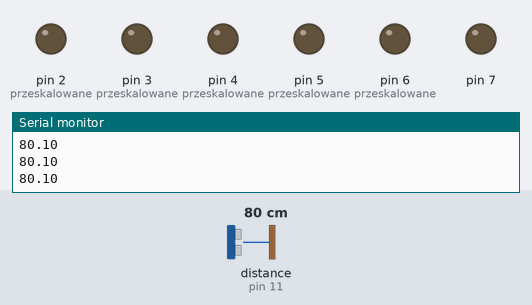
Bench run of a sketch on a simulated Arduino Uno, built with avr-gcc and run on an emulated ATmega328P. Shown: output pins drawn as LEDs (lit = HIGH), the last lines printed to the serial monitor. Wiring (inferred from the names in the program): ultrasonic range finder: trigger pin 12; echo pin 11. Inputs (shaded band) come from the test bench; at power-on: distance to the obstacle (sensor on pin 11) 80 cm. The echo pulse lasts 58.3 µs per cm; pins used as bus, display or sensor lines are not drawn.

Above: at 1.2 s.
1.3 s: distance to the obstacle (sensor on pin 11) set to 22 cm
2.8 s: distance to the obstacle (sensor on pin 11) set to 19 cm
At 4.1 s:
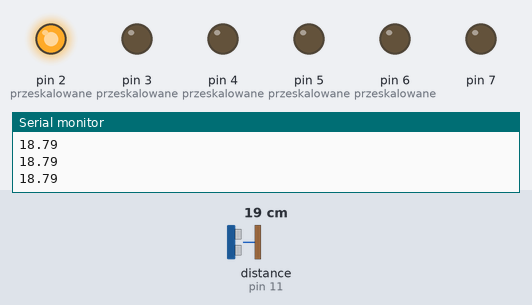
4.4 s: distance to the obstacle (sensor on pin 11) set to 15 cm
At 5.3 s:
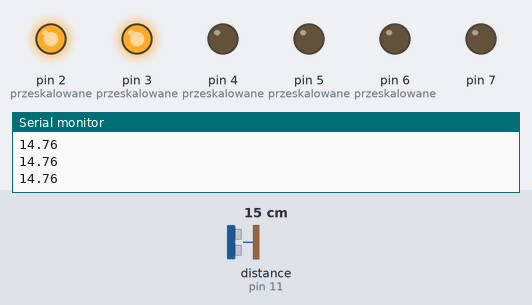
6.0 s: distance to the obstacle (sensor on pin 11) set to 12 cm
At 7.3 s:
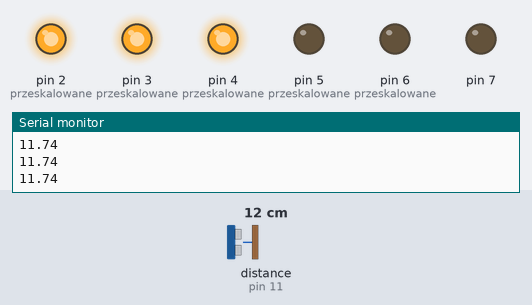
7.6 s: distance to the obstacle (sensor on pin 11) set to 2 cm
At 8.2 s:
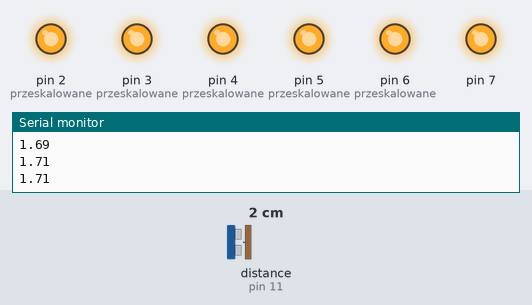
9.2 s: distance to the obstacle (sensor on pin 11) set to 18 cm
At 10.0 s:
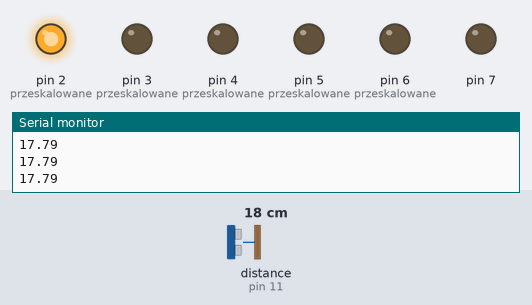
Timing chart, 0 to 11.9 s (numbered marks = the images above; inputs shaded):
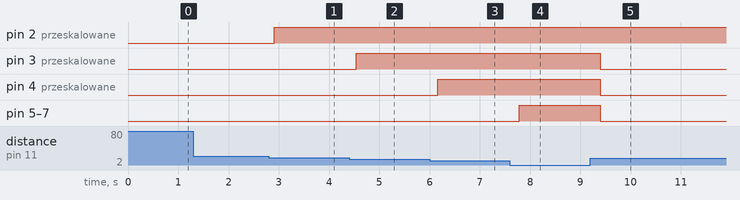

The sketch:

Distance_meter.ino
```cpp
#define trigPin 12
#define echoPin 11

void setup() {
  Serial.begin(1200);
  pinMode(trigPin, OUTPUT);
  pinMode(echoPin, INPUT);
  pinMode(2, OUTPUT);
  pinMode(3, OUTPUT);
  pinMode(4, OUTPUT);
  pinMode(5, OUTPUT);
  pinMode(6, OUTPUT);
  pinMode(7, OUTPUT);
}

void loop() {
  Serial.println(zmierzOdleglosc());
  wZasiegu(5, 8, 11, 14, 17, 20);
  delay(200);
}

float zmierzOdleglosc() {
  long czas {0};
  float odleglosc {0.0};

  digitalWrite(trigPin, LOW);
  delayMicroseconds(2);
  digitalWrite(trigPin, HIGH);
  delayMicroseconds(10);
  digitalWrite(trigPin, LOW);

  czas = pulseIn(echoPin, HIGH);
  odleglosc = czas / 58.0;

  return odleglosc;
}

void wZasiegu(float I, float II, float III, float IV, float V, float VI) {
  float odleglosc = zmierzOdleglosc();
  int przeskalowane {0};

  if (odleglosc > VI) przeskalowane = 0;
  else if ((odleglosc >= V) and (odleglosc < VI))   przeskalowane = 1;
  else if ((odleglosc >= IV) and (odleglosc < V))   przeskalowane = 2;
  else if ((odleglosc >= III) and (odleglosc < IV)) przeskalowane = 3;
  else if ((odleglosc >= II) and (odleglosc < III)) przeskalowane = 4;
  else if ((odleglosc >= I) and (odleglosc < II))   przeskalowane = 5;
  else if (odleglosc < I) przeskalowane = 6;

  for (int i {0}; i <= przeskalowane; i++) {
    digitalWrite(i + 1, HIGH);
  }

  for (int j {0}; j <= 6-przeskalowane; ++j) {
    digitalWrite(przeskalowane + j + 2, LOW);
  }
}
```

Measured:
- the behaviour switches between 21 and 20 cm on distance to the obstacle (sensor on pin 11) (found by bisection; images 0 and 1)
- the behaviour switches between 18 and 17 cm on distance to the obstacle (sensor on pin 11) (found by bisection; images 1 and 2)
- the behaviour switches between 15 and 14 cm on distance to the obstacle (sensor on pin 11) (found by bisection; images 2 and 3)
- after the input at 2.8 s, pin 2 (przeskalowane): LOW → HIGH after 0.11 s
- after the input at 4.4 s, pin 3 (przeskalowane): LOW → HIGH after 0.14 s
- after the input at 6.0 s, pin 4 (przeskalowane): LOW → HIGH after 0.16 s
- after the input at 7.6 s, pin 5 (przeskalowane), pin 6 (przeskalowane), pin 7: LOW → HIGH after 0.18 s
- after the input at 9.2 s, pin 3 (przeskalowane), pin 4 (przeskalowane), pin 5 (przeskalowane), pin 6 (przeskalowane), pin 7: HIGH → LOW after 0.20 s
